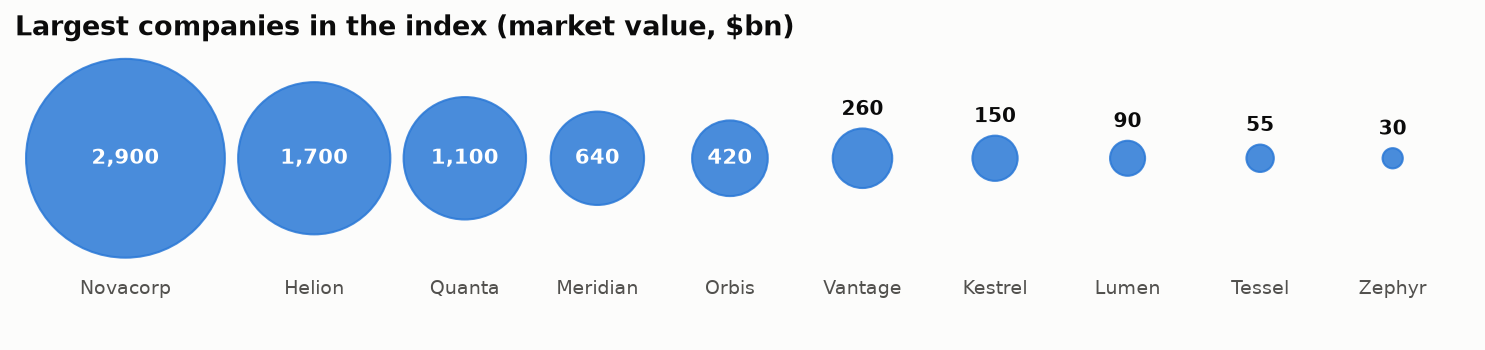

Here is the Python script that generated this plot:
"""
Ordered Proportional Symbol Chart  -  family: Ranking

DESIGN PURPOSE
Circles sized by value and arranged in rank order. It suits values that span a
very wide range, where bars for the small items would be too short to see.

WHEN TO USE
  - Rank items whose values differ by orders of magnitude (company valuations,
    city populations)
  - Make an eye-catching infographic where visual impact matters more than
    precision

AVOID WHEN
  - Precise comparison is needed (people underestimate area differences)
  - Values are similar (the circles all look the same)

ALTERNATIVES
  - Ordered bar chart with a log axis
  - Packed bubble chart

EXAMPLE
Market value ($bn) of the 10 largest companies in a fictional stock index;
values span two orders of magnitude.

Run:  python ordered_proportional_symbol.py
"""
import sys
from pathlib import Path

import numpy as np
import pandas as pd
import matplotlib.pyplot as plt

# Library style: categorical colors in fixed order, recessive axes, hairline grid.
PALETTE = ["#2a78d6", "#eb6834", "#1baf7a", "#eda100",
           "#e87ba4", "#008300", "#6250d6", "#e34948"]
SEQ_CMAP = "Blues"      # sequential: one hue, light -> dark
DIV_CMAP = "RdBu_r"     # diverging: two opposite hues, neutral midpoint
GRAY = "#b8b7b1"        # de-emphasised marks
plt.rcParams.update({
    "figure.figsize": (8, 4.8), "figure.dpi": 110, "figure.facecolor": "#fcfcfb",
    "axes.facecolor": "#fcfcfb", "axes.edgecolor": "#c9c8c3", "axes.linewidth": 0.8,
    "axes.spines.top": False, "axes.spines.right": False,
    "axes.grid": True, "grid.color": "#e6e5e1", "grid.linewidth": 0.6, "axes.axisbelow": True,
    "axes.prop_cycle": plt.cycler(color=PALETTE),
    "axes.titlesize": 13, "axes.titleweight": "bold", "axes.titlelocation": "left",
    "axes.labelcolor": "#52514e", "xtick.color": "#52514e", "ytick.color": "#52514e",
    "text.color": "#0b0b0b", "font.size": 10, "lines.linewidth": 2,
    "legend.frameon": False,
})

# --- Example data ------------------------------------------------------------
companies = ["Novacorp", "Helion", "Quanta", "Meridian", "Orbis", "Vantage", "Kestrel",
             "Lumen", "Tessel", "Zephyr"]
value_bn = [2900, 1700, 1100, 640, 420, 260, 150, 90, 55, 30]
df = pd.DataFrame({"company": companies, "value_bn": value_bn}).sort_values("value_bn", ascending=False)
df

# --- Plot --------------------------------------------------------------------
fig, ax = plt.subplots(figsize=(10, 3.4))
r = np.sqrt(df["value_bn"].values / np.pi)         # area proportional to value
r = r / r.max() * 0.45
gaps = np.maximum(r[:-1] + r[1:] + 0.06, 0.6)      # keep small circles' labels apart
x = np.cumsum(np.r_[r[0], gaps])
for xi, ri, (_, row) in zip(x, r, df.iterrows()):
    ax.add_patch(plt.Circle((xi, 0), ri, color=PALETTE[0], alpha=0.85))
    label = f"{row['value_bn']:,.0f}"
    if ri > 0.15:                                  # value inside big circles, above small ones
        ax.text(xi, 0, label, ha="center", va="center", color="white", fontsize=10, weight="bold")
    else:
        ax.text(xi, ri + 0.04, label, ha="center", va="bottom", color="#0b0b0b", fontsize=9.5, weight="bold")
    ax.text(xi, -0.55, row["company"], ha="center", va="top", fontsize=9, color="#52514e")
ax.set_xlim(-0.05, x[-1] + max(r[-1], 0.3) + 0.05)
ax.set_ylim(-0.8, 0.5)
ax.set_aspect("equal")
ax.axis("off")
ax.set_title("Largest companies in the index (market value, $bn)")
fig.tight_layout()

# --- Save / show -------------------------------------------------------------
out = Path(__file__).with_name(Path(__file__).stem + ".png")
fig.savefig(out, dpi=150, bbox_inches="tight")
print(f"saved {out}")
if "--no-show" not in sys.argv:
    plt.show()
